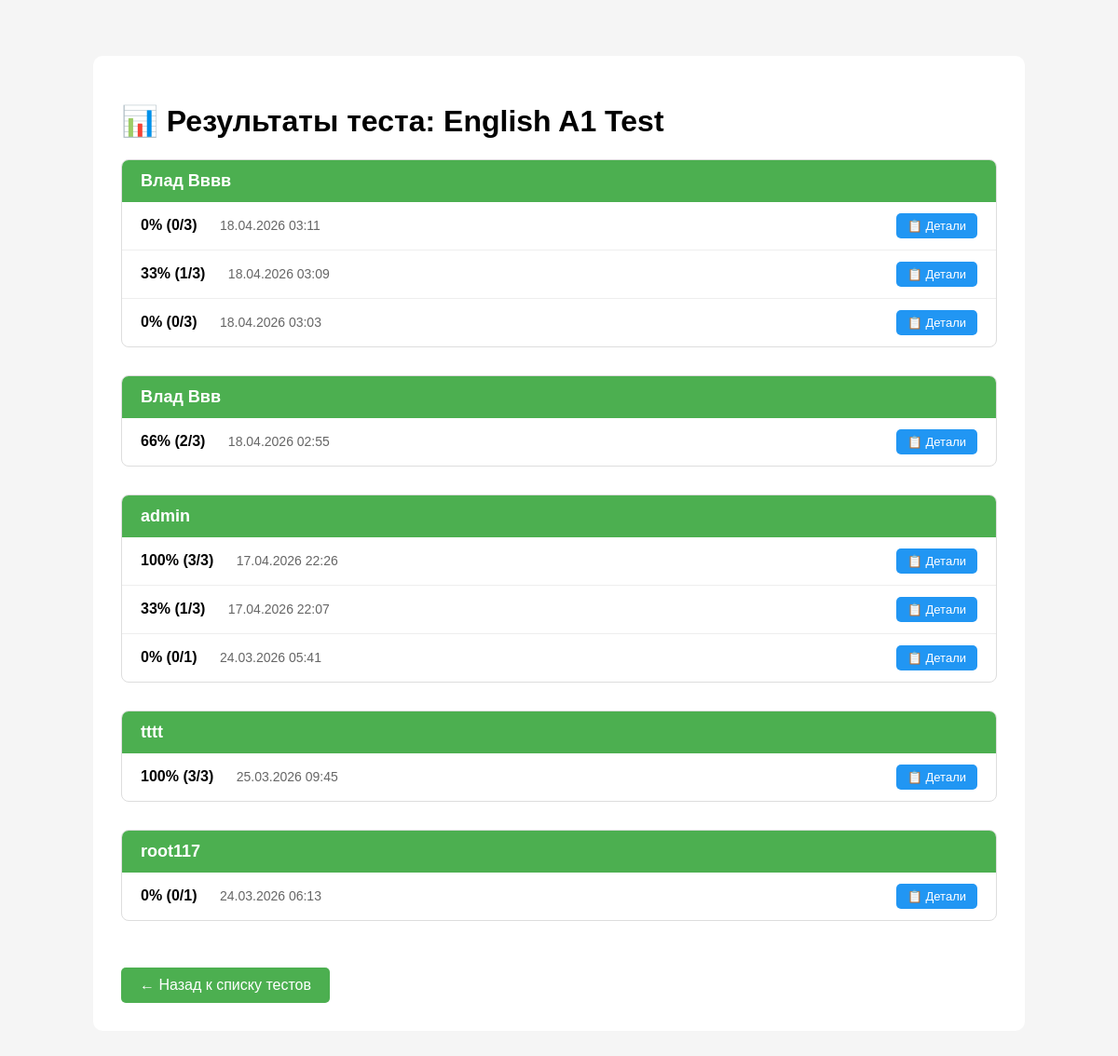
Before: /tests/test/1/results/ (signed in) with the older database file.
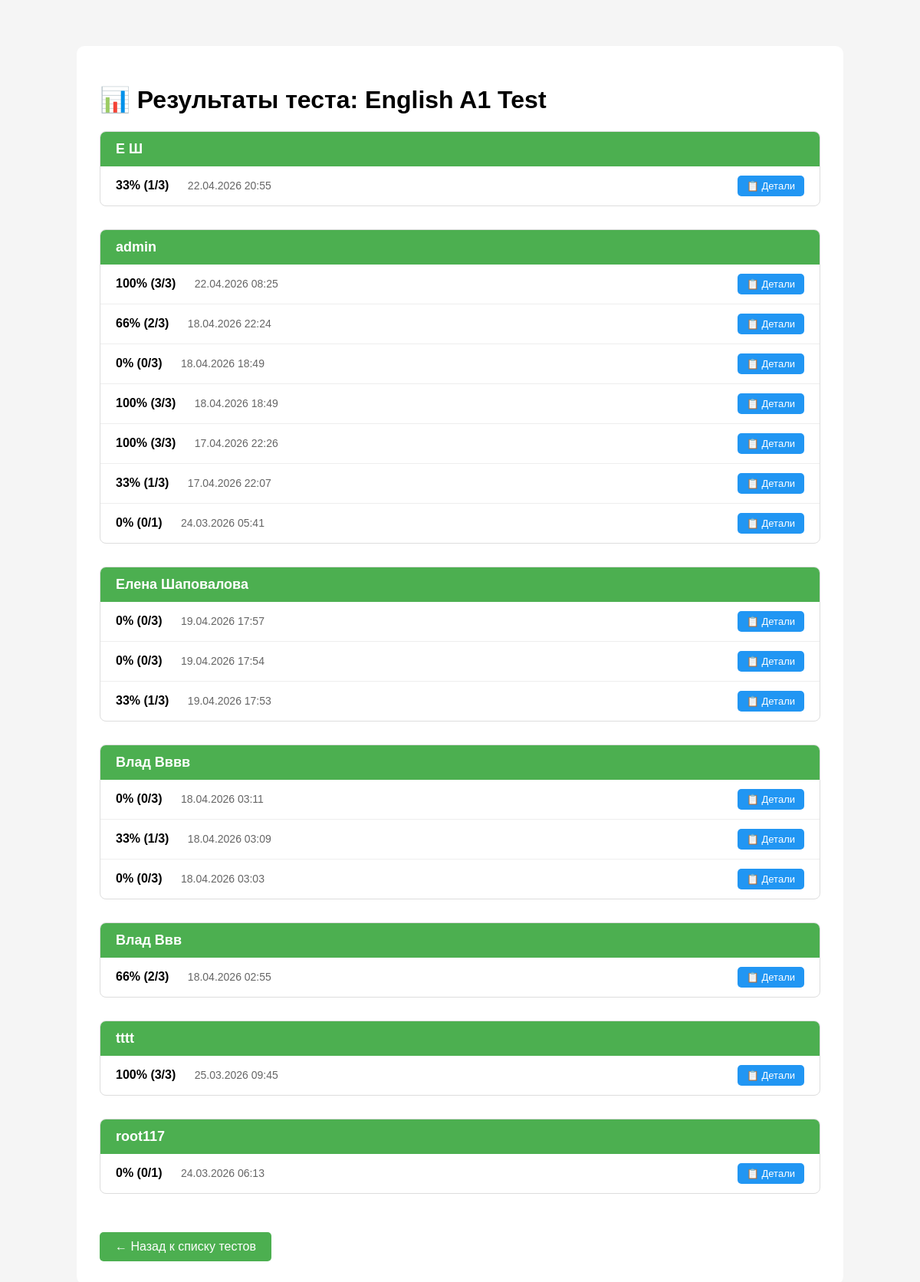
After: the same page with the newer database file.
### tests/models.py (models this page shows, shortened)
class Test(models.Model):
    title = models.CharField(max_length=200)
    description = models.TextField(blank=True)
    author = models.ForeignKey(settings.AUTH_USER_MODEL, on_delete=models.CASCADE)
    created_at = models.DateTimeField(auto_now_add=True)
    last_activity = models.DateTimeField(auto_now=True)
    tags = models.ManyToManyField('Tag', blank=True)

class Result(models.Model):
    student = models.ForeignKey(
        settings.AUTH_USER_MODEL,
        on_delete=models.CASCADE,
        null=True,
        blank=True
    )
    first_name = models.CharField(max_length=100, blank=True)
    last_name = models.CharField(max_length=100, blank=True)
    test = models.ForeignKey(Test, on_delete=models.CASCADE)
    score = models.IntegerField()
    total = models.IntegerField()
    completed_at = models.DateTimeField(auto_now_add=True)

### accounts/models.py (models this page shows, shortened)
class User(AbstractUser):
    ROLE_CHOICES = [
        ('teacher', 'Учитель'),
        ('moderator', 'Модератор'),
        ('admin', 'Администратор'),
    ]
    role = models.CharField(max_length=20, choices=ROLE_CHOICES, default='teacher')

### tests/views.py (the view)
# urls.py: path('test/<int:test_id>/results/', views.test_results, name='test_results'),
@staff_member_required
def test_results(request, test_id):
    test = get_object_or_404(Test, id=test_id)
    results = Result.objects.filter(test=test).order_by('-completed_at')
    students = {}
    for r in results:
        if r.first_name and r.last_name:
            name = f"{r.first_name} {r.last_name}"
        elif r.student:
            name = r.student.username
        else:
            name = "Аноним"
        if name not in students:
            students[name] = []
        students[name].append({
            'id': r.id,
            'score': r.score,
            'total': r.total,
            'percent': int(r.score / r.total * 100) if r.total > 0 else 0,
            'completed_at': r.completed_at,
        })
    return render(request, 'tests/test_results.html', {
        'test': test,
        'students': students,
    })

### templates/tests/test_results.html (shortened to what this page needs)
<!DOCTYPE html>
<html>
<head>
</head>
<body>
    <div class="container">
        <h1>📊 Результаты теста: {{ test.title }}</h1>
        {% for name, attempts in students.items %}
        <div class="student-block">
            <div class="student-name">{{ name }}</div>
            {% for att in attempts %}
            <div class="attempt">
                <div class="attempt-info">
                    <span class="attempt-score">{{ att.percent }}% ({{ att.score }}/{{ att.total }})</span>
                    <span class="attempt-date">{{ att.completed_at|date:"d.m.Y H:i" }}</span>
                </div>
                <a href="{% url 'result_detail' att.id %}" class="btn-detail">📋 Детали</a>
            </div>
            {% endfor %}
        </div>
        {% empty %}
        <p>Пока нет результатов.</p>
        {% endfor %}
        <a href="{% url 'teacher_home' %}" class="back-link">← Назад к списку тестов</a>
    </div>
</body>
</html>

### templates/tests/test_results.html (style rules this page uses)
body { font-family: Arial, sans-serif; max-width: 1000px; margin: 40px auto; padding: 20px; background: #f5f5f5; }
.container { background: white; padding: 30px; border-radius: 10px; }
.student-block { margin-bottom: 30px; border: 1px solid #ddd; border-radius: 8px; overflow: hidden; }
.student-name { background: #4CAF50; color: white; padding: 12px 20px; font-size: 18px; font-weight: bold; }
.attempt { padding: 12px 20px; border-bottom: 1px solid #eee; display: flex; justify-content: space-between; align-items: center; }
.attempt:last-child { border-bottom: none; }
.attempt-info { flex: 2; }
.attempt-score { font-weight: bold; margin-right: 20px; }
.attempt-date { color: #666; font-size: 14px; }
.btn-detail { background: #2196F3; color: white; padding: 6px 12px; text-decoration: none; border-radius: 5px; font-size: 13px; }
.back-link { display: inline-block; margin-top: 20px; background: #4CAF50; color: white; padding: 10px 20px; text-decoration: none; border-radius: 5px; }

Changed rows visible on the page:
added Result: completed_at "22.04.2026 20:55"
added Result: completed_at "22.04.2026 08:25"
added Result: completed_at "18.04.2026 22:24"
added Result: completed_at "18.04.2026 18:49"
added Result: completed_at "18.04.2026 18:49"
added Result: completed_at "19.04.2026 17:57"
added Result: completed_at "19.04.2026 17:54"
added Result: completed_at "19.04.2026 17:53"
Other visible differences:
new list line: "Е Ш 33 % ( 1 / 3 ) 📋 Детали"
new list line: "100 % ( 3 / 3 ) 📋 Детали 66 % ( 2 / 3 ) 📋 Детали 0 % ( 0 / 3 ) 📋 Детали 100 % ( 3 / 3 ) 📋 Детали"
new list line: "Елена Шаповалова 0 % ( 0 / 3 ) 📋 Детали 0 % ( 0 / 3 ) 📋 Детали 33 % ( 1 / 3 ) 📋 Детали"
